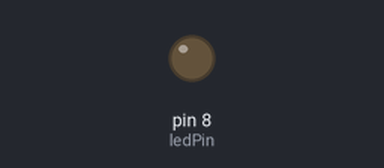
This sketch was run on a simulated Arduino Uno, built with avr-gcc and run on an emulated ATmega328P. Parts: output pins drawn as LEDs (lit = HIGH).

Above: at 0.7 s.
At 6.9 s:
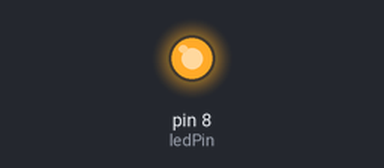
Timing chart, 0 to 7.5 s (numbered marks = the images above):
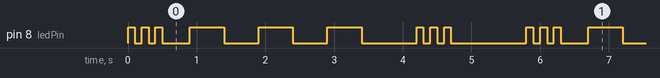

Measured:
- by itself, pin 8 (ledPin): repeats every 5.8 s: 2 × (LOW 0.10 s, HIGH 0.10 s), LOW 0.40 s, 2 × (HIGH 0.50 s, LOW 0.50 s), HIGH 0.50 s, LOW 0.80 s, 2 × (HIGH 0.10 s, LOW 0.10 s), HIGH 0.10 s, LOW 1.1 s, HIGH 0.10 s
- by itself, everything shown: repeats every 5.8 s, in 18 steps

The sketch:

sos.ino
```cpp
/*
Blinks LED in an SOS pattern
Implementation of https://www.youtube.com/watch?v=CfdaJ4z4u4w&t=1586s

Connect pin 8 to a 200-400 ohm resistor and the resistor to longer end of LED
Connect shorter end of LED to ground
*/


const int ledPin = 8;
const int dot = 100;
const int dash = 500;
const int inBetween = 300;

void setup() {
  // put your setup code here, to run once:
  pinMode(ledPin, OUTPUT);
}

void loop() {
  for (int i = 0; i < 3; i++) {
      digitalWrite(ledPin, HIGH);
      delay(dot);
      digitalWrite(ledPin, LOW);
      delay(dot);
  }
  delay(inBetween);
    for (int i = 0; i < 3; i++) {
      digitalWrite(ledPin, HIGH);
      delay(dash);
      digitalWrite(ledPin, LOW);
      delay(dash);
  }
  delay(inBetween);
    for (int i = 0; i < 3; i++) {
      digitalWrite(ledPin, HIGH);
      delay(dot);
      digitalWrite(ledPin, LOW);
      delay(dot);
  }
  delay(1000);
}
```
